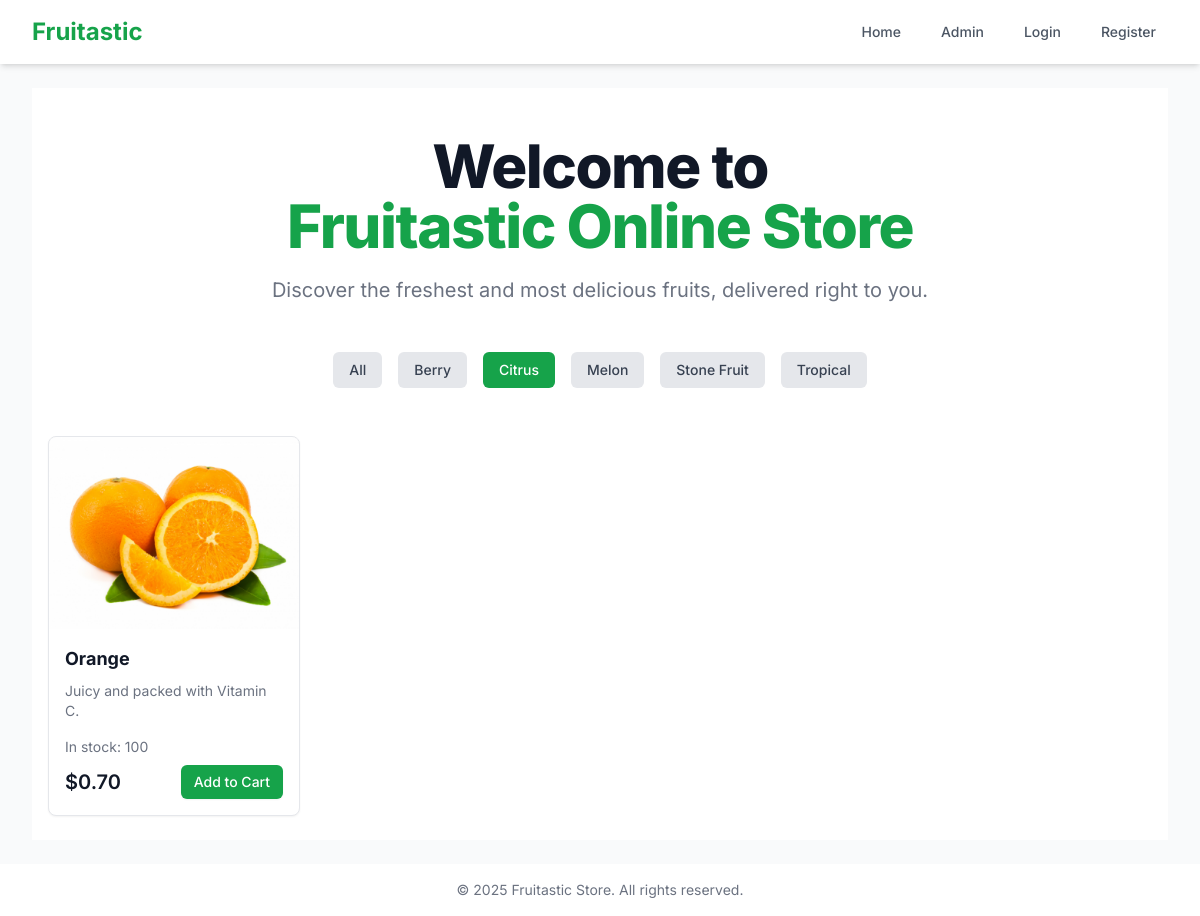
/?category=1, run on the app's committed database.
### tables this page shows
CREATE TABLE
    `categories` (
        `catId` int (11) NOT NULL AUTO_INCREMENT,
        `category` varchar(50) NOT NULL,
        PRIMARY KEY (`catId`)
    );

CREATE TABLE
    `fruits` (
        `frId` int (11) NOT NULL AUTO_INCREMENT,
        `catId` int (11) NOT NULL,
        `name` varchar(255) NOT NULL,
        `description` text NOT NULL,
        `qty` int (11) NOT NULL DEFAULT 0,
        `price` decimal(10, 2) NOT NULL,
        `image` varchar(255) DEFAULT NULL,
        `regDate` timestamp NOT NULL DEFAULT CURRENT_TIMESTAMP,
        PRIMARY KEY (`frId`),
        KEY `catId` (`catId`),
        CONSTRAINT `fruits_ibfk_1` FOREIGN KEY (`catId`) REFERENCES `categories` (`catId`) ON DELETE CASCADE ON UPDATE CASCADE
    );

### app/controllers/FruitController.php (called while the page is built, shortened)
<?php
class FruitController extends Controller
{
    private $fruitModel;
    private $categoryModel;
    public function __construct($connection)
    {
        $this->connection = $connection;
        $this->fruitModel = new Fruit($this->connection);
        $this->categoryModel = new Category($this->connection);
    }
    public function index()
    {
        $categories = $this->categoryModel->getAll();
        $selectedCategory = $_GET['category'] ?? null;
        $fruits = $this->fruitModel->getAll($selectedCategory);
        require __DIR__ . '/../views/home/index.php';
    }
}

### app/models/Category.php (called while the page is built, shortened)
<?php
class Category
{
    private $connection;
    public function __construct(PDO $connection)
    {
        $this->connection = $connection;
    }
    public function getAll(): array
    {
        $query = "SELECT * FROM categories ORDER BY category ASC";
        $stmt = $this->connection->prepare($query);
        $stmt->execute();
        return $stmt->fetchAll(PDO::FETCH_ASSOC);
    }
}

### app/models/Fruit.php (called while the page is built, shortened)
<?php
class Fruit
{
    private $connection;
    public function __construct($connection)
    {
        $this->connection = $connection;
    }
    public function getAll($catId = null)
    {
        $query = "SELECT f.*, c.category
                  FROM fruits f
                  LEFT JOIN categories c ON f.catId = c.catId";
        if ($catId) {
            $query .= " WHERE f.catId = :catId";
        }
        $query .= " ORDER BY f.regDate DESC";
        $stmt = $this->connection->prepare($query);
        if ($catId) {
            $stmt->bindParam(':catId', $catId, PDO::PARAM_INT);
        }
        $stmt->execute();
        return $stmt->fetchAll(PDO::FETCH_ASSOC);
    }
}

### app/views/home/index.php (the view, shortened to what this page needs)
<?php require_once __DIR__ . '/../layouts/header.php'; ?>
<div class="bg-white">
    <div class="px-4 pt-12 pb-6">
        <h1 class="text-4xl font-extrabold tracking-tight text-gray-900 sm:text-5xl md:text-6xl text-center">
            <span class="block">Welcome to</span>
            <span class="block text-green-600">Fruitastic Online Store</span>
        </h1>
        <p class="mt-3 max-w-md mx-auto text-base text-gray-500 sm:text-lg md:mt-5 md:text-xl md:max-w-3xl text-center">
            Discover the freshest and most delicious fruits, delivered right to you.
        </p>
    </div>
    <div class="px-4 py-6">
        <div class="flex flex-wrap justify-center items-center gap-4">
            <a href="<?= BASE_PATH ?>"
                class="px-4 py-2 text-sm font-medium rounded-md <?= !isset($_GET['category']) ? 'bg-green-600 text-white' : 'bg-gray-200 text-gray-700' ?> hover:bg-green-500 hover:text-white transition-colors">
                All
            </a>
            <?php foreach ($categories as $category): ?>
                <a href="?category=<?= $category['catId'] ?>"
                    class="px-4 py-2 text-sm font-medium rounded-md <?= (isset($_GET['category']) && $_GET['category'] == $category['catId']) ? 'bg-green-600 text-white' : 'bg-gray-200 text-gray-700' ?> hover:bg-green-500 hover:text-white transition-colors">
                    <?= htmlspecialchars($category['category']) ?>
                </a>
            <?php endforeach; ?>
        </div>
    </div>
    <div class="px-4 py-6 grid grid-cols-1 sm:grid-cols-2 md:grid-cols-3 lg:grid-cols-4 gap-8">
        <?php foreach ($fruits as $fruit): ?>
            <div
                class="group bg-white border border-gray-200 rounded-lg flex flex-col overflow-hidden shadow-sm hover:shadow-xl transition-shadow duration-300">
                <div class="aspect-w-3 aspect-h-2 bg-gray-200 sm:aspect-none sm:h-48 relative">
                    <img src="<?= BASE_PATH . '/storage/images/' . htmlspecialchars($fruit['image'] ?: 'placeholder.png') ?>"
                        alt="<?= htmlspecialchars($fruit['name']) ?>"
                        class="w-full h-full object-center object-cover sm:w-full sm:h-full">
                </div>
                <div class="flex-1 p-4 space-y-2 flex flex-col">
                    <h3 class="text-lg font-bold text-gray-900">
                        <?= htmlspecialchars($fruit['name']) ?>
                    </h3>
                    <p class="text-sm text-gray-500 flex-1"><?= htmlspecialchars($fruit['description']) ?></p>
                    <div class="pt-2">
                        <?php if ($fruit['qty'] > 0 && $fruit['qty'] < 10): ?>
                            <p class="text-sm font-medium text-amber-600">Low stock (only <?= htmlspecialchars($fruit['qty']) ?>
                                left)</p>
                        <?php elseif ($fruit['qty'] > 0): ?>
                            <p class="text-sm text-gray-500">In stock: <?= htmlspecialchars($fruit['qty']) ?></p>
                        <?php endif; ?>
                    </div>
                    <div class="flex justify-between items-center mt-4">
                        <p class="text-xl font-semibold text-gray-900">
                            $<?= htmlspecialchars(number_format($fruit['price'], 2)) ?>
                        </p>
                        <?php if ($fruit['qty'] > 0): ?>
                            <form action="<?= BASE_PATH ?>/cart/add" method="POST">
                                <button type="submit"
                                    class="inline-flex items-center px-3 py-1.5 border border-transparent text-sm font-medium rounded-md shadow-sm text-white bg-green-600 hover:bg-green-700 focus:outline-none focus:ring-2 focus:ring-offset-2 focus:ring-green-500">
                                    Add to Cart
                                </button>
                            </form>
                        <?php endif; ?>
                    </div>
                </div>
            </div>
        <?php endforeach; ?>
    </div>
</div>
<?php require_once __DIR__ . '/../layouts/footer.php'; ?>

### app/views/layouts/header.php (style rules this page uses)
body { font-family: 'Inter', sans-serif; }

### data on the page
categories: category "Berry"
categories: category "Citrus"
categories: category "Melon"
categories: category "Stone Fruit"
categories: category "Tropical"
fruits: image (picture), name "Orange", description "Juicy and packed with Vitamin C.", qty "100", price "0.70"
